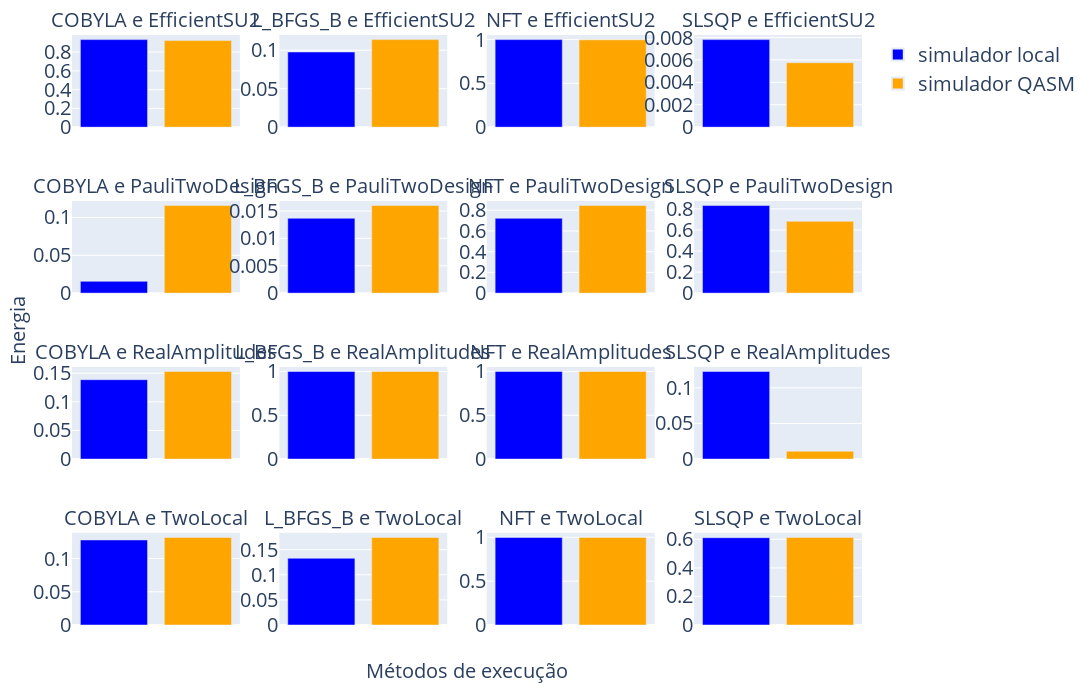

Here is the notebook cell this chart was saved with:
### Code cell
copia_resultados_vqe_4 = resultados_vqe_4.copy()

combinacoes = [f"{otimizador} e {ansatz}" for otimizador, ansatz in copia_resultados_vqe_4.index.unique()]
cores = {'probabilidade_valor_otimo': 'blue', 'probabilidade_valor_otimo_simulador': 'orange', 'probabilidade_valor_otimo_computador_quantico':'cyan'}
nomes = {'probabilidade_valor_otimo': 'simulador local', 'probabilidade_valor_otimo_simulador': 'simulador QASM', 'probabilidade_valor_otimo_computador_quantico':'IBM Brisbane'}
cols_appeared = []

fig = make_subplots(rows=4, cols=4, subplot_titles=combinacoes, 
                    x_title='Métodos de execução', y_title='Energia', 
                    shared_xaxes=False, shared_yaxes=False)

for i, (otimizador, ansatz) in enumerate(copia_resultados_vqe_4.index.unique()):

    df_subset = copia_resultados_vqe_4.loc[
        (copia_resultados_vqe_4.index.get_level_values(0) == otimizador) &
        (copia_resultados_vqe_4.index.get_level_values(1) == ansatz)
    ]

    valores = df_subset[['probabilidade_valor_otimo', 'probabilidade_valor_otimo_simulador']]

    for idx, col in enumerate(valores.columns):
        nome_fig = f'{otimizador}-{ansatz}-{col}'
        legenda_bool = False

        if not col in cols_appeared:
            nome_fig = f'{nomes[col]}'
            legenda_bool = True
        
        fig.add_trace(
            go.Bar(x=[col], 
                    y=[valores[col].values[0]],
                    name=nome_fig,
                    marker_color=cores[col],
                    showlegend=legenda_bool),
            row=(i // 4) + 1,
            col=(i % 4) + 1
        )
        cols_appeared.append(col)

        fig.update_xaxes(showticklabels=False, title_text='', row=(i // 4) + 1, col=(i % 4) + 1)

fig.update_layout(
                  showlegend=True,
                  xaxis_title='',
                  yaxis_title='',
                  width = 2200,
                  height = 700,
                  font = dict(size=20),
                  legend_itemsizing="constant",
                  margin = dict(l=35, r=35, t=35, b=75),
                  )

fig.update_annotations(font_size=20)

nome_figura = f"figuras_dados/vqe_4_comparacao_probabilidade_metodos.png"
fig.write_image(nome_figura, width=2200, height=700)

fig.show()

### Figure 1 — Plotly figure (JSON) as saved in the notebook; plotly's stock layout.template omitted (floating-point values rounded to 4 significant figures)
{"data": [{"marker": {"color": "blue"}, "name": "simulador local", "showlegend": true, "type": "bar", "x": ["probabilidade_valor_otimo"], "xaxis": "x", "y": [0.9326], "yaxis": "y"}, {"marker": {"color": "orange"}, "name": "simulador QASM", "showlegend": true, "type": "bar", "x": ["probabilidade_valor_otimo_simulador"], "xaxis": "x", "y": [0.9223], "yaxis": "y"}, {"marker": {"color": "blue"}, "name": "L_BFGS_B-EfficientSU2-probabilidade_valor_otimo", "showlegend": false, "type": "bar", "x": ["probabilidade_valor_otimo"], "xaxis": "x2", "y": [0.09766], "yaxis": "y2"}, {"marker": {"color": "orange"}, "name": "L_BFGS_B-EfficientSU2-probabilidade_valor_otimo_simulador", "showlegend": false, "type": "bar", "x": ["probabilidade_valor_otimo_simulador"], "xaxis": "x2", "y": [0.1138], "yaxis": "y2"}, {"marker": {"color": "blue"}, "name": "NFT-EfficientSU2-probabilidade_valor_otimo", "showlegend": false, "type": "bar", "x": ["probabilidade_valor_otimo"], "xaxis": "x3", "y": [0.999], "yaxis": "y3"}, {"marker": {"color": "orange"}, "name": "NFT-EfficientSU2-probabilidade_valor_otimo_simulador", "showlegend": false, "type": "bar", "x": ["probabilidade_valor_otimo_simulador"], "xaxis": "x3", "y": [0.9962], "yaxis": "y3"}, {"marker": {"color": "blue"}, "name": "SLSQP-EfficientSU2-probabilidade_valor_otimo", "showlegend": false, "type": "bar", "x": ["probabilidade_valor_otimo"], "xaxis": "x4", "y": [0.007812], "yaxis": "y4"}, {"marker": {"color": "orange"}, "name": "SLSQP-EfficientSU2-probabilidade_valor_otimo_simulador", "showlegend": false, "type": "bar", "x": ["probabilidade_valor_otimo_simulador"], "xaxis": "x4", "y": [0.00575], "yaxis": "y4"}, {"marker": {"color": "blue"}, "name": "COBYLA-PauliTwoDesign-probabilidade_valor_otimo", "showlegend": false, "type": "bar", "x": ["probabilidade_valor_otimo"], "xaxis": "x5", "y": [0.01562], "yaxis": "y5"}, {"marker": {"color": "orange"}, "name": "COBYLA-PauliTwoDesign-probabilidade_valor_otimo_simulador", "showlegend": false, "type": "bar", "x": ["probabilidade_valor_otimo_simulador"], "xaxis": "x5", "y": [0.1158], "yaxis": "y5"}, {"marker": {"color": "blue"}, "name": "L_BFGS_B-PauliTwoDesign-probabilidade_valor_otimo", "showlegend": false, "type": "bar", "x": ["probabilidade_valor_otimo"], "xaxis": "x6", "y": [0.01367], "yaxis": "y6"}, {"marker": {"color": "orange"}, "name": "L_BFGS_B-PauliTwoDesign-probabilidade_valor_otimo_simulador", "showlegend": false, "type": "bar", "x": ["probabilidade_valor_otimo_simulador"], "xaxis": "x6", "y": [0.016], "yaxis": "y6"}, {"marker": {"color": "blue"}, "name": "NFT-PauliTwoDesign-probabilidade_valor_otimo", "showlegend": false, "type": "bar", "x": ["probabilidade_valor_otimo"], "xaxis": "x7", "y": [0.7217], "yaxis": "y7"}, {"marker": {"color": "orange"}, "name": "NFT-PauliTwoDesign-probabilidade_valor_otimo_simulador", "showlegend": false, "type": "bar", "x": ["probabilidade_valor_otimo_simulador"], "xaxis": "x7", "y": [0.845], "yaxis": "y7"}, {"marker": {"color": "blue"}, "name": "SLSQP-PauliTwoDesign-probabilidade_valor_otimo", "showlegend": false, "type": "bar", "x": ["probabilidade_valor_otimo"], "xaxis": "x8", "y": [0.832], "yaxis": "y8"}, {"marker": {"color": "orange"}, "name": "SLSQP-PauliTwoDesign-probabilidade_valor_otimo_simulador", "showlegend": false, "type": "bar", "x": ["probabilidade_valor_otimo_simulador"], "xaxis": "x8", "y": [0.682], "yaxis": "y8"}, {"marker": {"color": "blue"}, "name": "COBYLA-RealAmplitudes-probabilidade_valor_otimo", "showlegend": false, "type": "bar", "x": ["probabilidade_valor_otimo"], "xaxis": "x9", "y": [0.1387], "yaxis": "y9"}, {"marker": {"color": "orange"}, "name": "COBYLA-RealAmplitudes-probabilidade_valor_otimo_simulador", "showlegend": false, "type": "bar", "x": ["probabilidade_valor_otimo_simulador"], "xaxis": "x9", "y": [0.153], "yaxis": "y9"}, {"marker": {"color": "blue"}, "name": "L_BFGS_B-RealAmplitudes-probabilidade_valor_otimo", "showlegend": false, "type": "bar", "x": ["probabilidade_valor_otimo"], "xaxis": "x10", "y": [1], "yaxis": "y10"}, {"marker": {"color": "orange"}, "name": "L_BFGS_B-RealAmplitudes-probabilidade_valor_otimo_simulador", "showlegend": false, "type": "bar", "x": ["probabilidade_valor_otimo_simulador"], "xaxis": "x10", "y": [1], "yaxis": "y10"}, {"marker": {"color": "blue"}, "name": "NFT-RealAmplitudes-probabilidade_valor_otimo", "showlegend": false, "type": "bar", "x": ["probabilidade_valor_otimo"], "xaxis": "x11", "y": [1], "yaxis": "y11"}, {"marker": {"color": "orange"}, "name": "NFT-RealAmplitudes-probabilidade_valor_otimo_simulador", "showlegend": false, "type": "bar", "x": ["probabilidade_valor_otimo_simulador"], "xaxis": "x11", "y": [1], "yaxis": "y11"}, {"marker": {"color": "blue"}, "name": "SLSQP-RealAmplitudes-probabilidade_valor_otimo", "showlegend": false, "type": "bar", "x": ["probabilidade_valor_otimo"], "xaxis": "x12", "y": [0.123], "yaxis": "y12"}, {"marker": {"color": "orange"}, "name": "SLSQP-RealAmplitudes-probabilidade_valor_otimo_simulador", "showlegend": false, "type": "bar", "x": ["probabilidade_valor_otimo_simulador"], "xaxis": "x12", "y": [0.011], "yaxis": "y12"}, {"marker": {"color": "blue"}, "name": "COBYLA-TwoLocal-probabilidade_valor_otimo", "showlegend": false, "type": "bar", "x": ["probabilidade_valor_otimo"], "xaxis": "x13", "y": [0.1279], "yaxis": "y13"}, {"marker": {"color": "orange"}, "name": "COBYLA-TwoLocal-probabilidade_valor_otimo_simulador", "showlegend": false, "type": "bar", "x": ["probabilidade_valor_otimo_simulador"], "xaxis": "x13", "y": [0.1318], "yaxis": "y13"}, {"marker": {"color": "blue"}, "name": "L_BFGS_B-TwoLocal-probabilidade_valor_otimo", "showlegend": false, "type": "bar", "x": ["probabilidade_valor_otimo"], "xaxis": "x14", "y": [0.1328], "yaxis": "y14"}, {"marker": {"color": "orange"}, "name": "L_BFGS_B-TwoLocal-probabilidade_valor_otimo_simulador", "showlegend": false, "type": "bar", "x": ["probabilidade_valor_otimo_simulador"], "xaxis": "x14", "y": [0.1742], "yaxis": "y14"}, {"marker": {"color": "blue"}, "name": "NFT-TwoLocal-probabilidade_valor_otimo", "showlegend": false, "type": "bar", "x": ["probabilidade_valor_otimo"], "xaxis": "x15", "y": [0.998], "yaxis": "y15"}, {"marker": {"color": "orange"}, "name": "NFT-TwoLocal-probabilidade_valor_otimo_simulador", "showlegend": false, "type": "bar", "x": ["probabilidade_valor_otimo_simulador"], "xaxis": "x15", "y": [0.9985], "yaxis": "y15"}, {"marker": {"color": "blue"}, "name": "SLSQP-TwoLocal-probabilidade_valor_otimo", "showlegend": false, "type": "bar", "x": ["probabilidade_valor_otimo"], "xaxis": "x16", "y": [0.6113], "yaxis": "y16"}, {"marker": {"color": "orange"}, "name": "SLSQP-TwoLocal-probabilidade_valor_otimo_simulador", "showlegend": false, "type": "bar", "x": ["probabilidade_valor_otimo_simulador"], "xaxis": "x16", "y": [0.6132], "yaxis": "y16"}], "layout": {"annotations": [{"font": {"size": 20}, "showarrow": false, "text": "COBYLA e EfficientSU2", "x": 0.1062, "xanchor": "center", "xref": "paper", "y": 1, "yanchor": "bottom", "yref": "paper"}, {"font": {"size": 20}, "showarrow": false, "text": "L_BFGS_B e EfficientSU2", "x": 0.3688, "xanchor": "center", "xref": "paper", "y": 1, "yanchor": "bottom", "yref": "paper"}, {"font": {"size": 20}, "showarrow": false, "text": "NFT e EfficientSU2", "x": 0.6313, "xanchor": "center", "xref": "paper", "y": 1, "yanchor": "bottom", "yref": "paper"}, {"font": {"size": 20}, "showarrow": false, "text": "SLSQP e EfficientSU2", "x": 0.8938, "xanchor": "center", "xref": "paper", "y": 1, "yanchor": "bottom", "yref": "paper"}, {"font": {"size": 20}, "showarrow": false, "text": "COBYLA e PauliTwoDesign", "x": 0.1062, "xanchor": "center", "xref": "paper", "y": 0.7188, "yanchor": "bottom", "yref": "paper"}, {"font": {"size": 20}, "showarrow": false, "text": "L_BFGS_B e PauliTwoDesign", "x": 0.3688, "xanchor": "center", "xref": "paper", "y": 0.7188, "yanchor": "bottom", "yref": "paper"}, {"font": {"size": 20}, "showarrow": false, "text": "NFT e PauliTwoDesign", "x": 0.6313, "xanchor": "center", "xref": "paper", "y": 0.7188, "yanchor": "bottom", "yref": "paper"}, {"font": {"size": 20}, "showarrow": false, "text": "SLSQP e PauliTwoDesign", "x": 0.8938, "xanchor": "center", "xref": "paper", "y": 0.7188, "yanchor": "bottom", "yref": "paper"}, {"font": {"size": 20}, "showarrow": false, "text": "COBYLA e RealAmplitudes", "x": 0.1062, "xanchor": "center", "xref": "paper", "y": 0.4375, "yanchor": "bottom", "yref": "paper"}, {"font": {"size": 20}, "showarrow": false, "text": "L_BFGS_B e RealAmplitudes", "x": 0.3688, "xanchor": "center", "xref": "paper", "y": 0.4375, "yanchor": "bottom", "yref": "paper"}, {"font": {"size": 20}, "showarrow": false, "text": "NFT e RealAmplitudes", "x": 0.6313, "xanchor": "center", "xref": "paper", "y": 0.4375, "yanchor": "bottom", "yref": "paper"}, {"font": {"size": 20}, "showarrow": false, "text": "SLSQP e RealAmplitudes", "x": 0.8938, "xanchor": "center", "xref": "paper", "y": 0.4375, "yanchor": "bottom", "yref": "paper"}, {"font": {"size": 20}, "showarrow": false, "text": "COBYLA e TwoLocal", "x": 0.1062, "xanchor": "center", "xref": "paper", "y": 0.1562, "yanchor": "bottom", "yref": "paper"}, {"font": {"size": 20}, "showarrow": false, "text": "L_BFGS_B e TwoLocal", "x": 0.3688, "xanchor": "center", "xref": "paper", "y": 0.1562, "yanchor": "bottom", "yref": "paper"}, {"font": {"size": 20}, "showarrow": false, "text": "NFT e TwoLocal", "x": 0.6313, "xanchor": "center", "xref": "paper", "y": 0.1562, "yanchor": "bottom", "yref": "paper"}, {"font": {"size": 20}, "showarrow": false, "text": "SLSQP e TwoLocal", "x": 0.8938, "xanchor": "center", "xref": "paper", "y": 0.1562, "yanchor": "bottom", "yref": "paper"}, {"font": {"size": 20}, "showarrow": false, "text": "Métodos de execução", "x": 0.5, "xanchor": "center", "xref": "paper", "y": 0, "yanchor": "top", "yref": "paper", "yshift": -30}, {"font": {"size": 20}, "showarrow": false, "text": "Energia", "textangle": -90, "x": 0, "xanchor": "right", "xref": "paper", "xshift": -40, "y": 0.5, "yanchor": "middle", "yref": "paper"}], "font": {"size": 20}, "height": 700, "legend": {"itemsizing": "constant"}, "margin": {"b": 75, "l": 35, "r": 35, "t": 35}, "showlegend": true, "width": 2200, "xaxis": {"anchor": "y", "domain": [0, 0.2125], "showticklabels": false, "title": {"text": ""}}, "xaxis10": {"anchor": "y10", "domain": [0.2625, 0.475], "showticklabels": false, "title": {"text": ""}}, "xaxis11": {"anchor": "y11", "domain": [0.525, 0.7375], "showticklabels": false, "title": {"text": ""}}, "xaxis12": {"anchor": "y12", "domain": [0.7875, 1], "showticklabels": false, "title": {"text": ""}}, "xaxis13": {"anchor": "y13", "domain": [0, 0.2125], "showticklabels": false, "title": {"text": ""}}, "xaxis14": {"anchor": "y14", "domain": [0.2625, 0.475], "showticklabels": false, "title": {"text": ""}}, "xaxis15": {"anchor": "y15", "domain": [0.525, 0.7375], "showticklabels": false, "title": {"text": ""}}, "xaxis16": {"anchor": "y16", "domain": [0.7875, 1], "showticklabels": false, "title": {"text": ""}}, "xaxis2": {"anchor": "y2", "domain": [0.2625, 0.475], "showticklabels": false, "title": {"text": ""}}, "xaxis3": {"anchor": "y3", "domain": [0.525, 0.7375], "showticklabels": false, "title": {"text": ""}}, "xaxis4": {"anchor": "y4", "domain": [0.7875, 1], "showticklabels": false, "title": {"text": ""}}, "xaxis5": {"anchor": "y5", "domain": [0, 0.2125], "showticklabels": false, "title": {"text": ""}}, "xaxis6": {"anchor": "y6", "domain": [0.2625, 0.475], "showticklabels": false, "title": {"text": ""}}, "xaxis7": {"anchor": "y7", "domain": [0.525, 0.7375], "showticklabels": false, "title": {"text": ""}}, "xaxis8": {"anchor": "y8", "domain": [0.7875, 1], "showticklabels": false, "title": {"text": ""}}, "xaxis9": {"anchor": "y9", "domain": [0, 0.2125], "showticklabels": false, "title": {"text": ""}}, "yaxis": {"anchor": "x", "domain": [0.8438, 1], "title": {"text": ""}}, "yaxis10": {"anchor": "x10", "domain": [0.2812, 0.4375]}, "yaxis11": {"anchor": "x11", "domain": [0.2812, 0.4375]}, "yaxis12": {"anchor": "x12", "domain": [0.2812, 0.4375]}, "yaxis13": {"anchor": "x13", "domain": [0, 0.1562]}, "yaxis14": {"anchor": "x14", "domain": [0, 0.1562]}, "yaxis15": {"anchor": "x15", "domain": [0, 0.1562]}, "yaxis16": {"anchor": "x16", "domain": [0, 0.1562]}, "yaxis2": {"anchor": "x2", "domain": [0.8438, 1]}, "yaxis3": {"anchor": "x3", "domain": [0.8438, 1]}, "yaxis4": {"anchor": "x4", "domain": [0.8438, 1]}, "yaxis5": {"anchor": "x5", "domain": [0.5625, 0.7188]}, "yaxis6": {"anchor": "x6", "domain": [0.5625, 0.7188]}, "yaxis7": {"anchor": "x7", "domain": [0.5625, 0.7188]}, "yaxis8": {"anchor": "x8", "domain": [0.5625, 0.7188]}, "yaxis9": {"anchor": "x9", "domain": [0.2812, 0.4375]}}}
